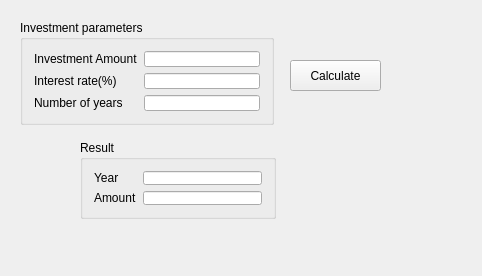
<?xml version="1.0" encoding="UTF-8"?>
<ui version="4.0">
 <class>Widget</class>
 <widget class="QWidget" name="Widget">
  <property name="geometry">
   <rect>
    <x>0</x>
    <y>0</y>
    <width>482</width>
    <height>276</height>
   </rect>
  </property>
  <property name="windowTitle">
   <string>Growth Calculator</string>
  </property>
  <widget class="QGroupBox" name="groupBox">
   <property name="geometry">
    <rect>
     <x>20</x>
     <y>20</y>
     <width>254</width>
     <height>105</height>
    </rect>
   </property>
   <property name="title">
    <string>Investment parameters</string>
   </property>
   <layout class="QGridLayout" name="gridLayout">
    <item row="0" column="0">
     <widget class="QLabel" name="label">
      <property name="text">
       <string>Investment Amount</string>
      </property>
     </widget>
    </item>
    <item row="0" column="1">
     <widget class="QLineEdit" name="lineEditAmount"/>
    </item>
    <item row="1" column="0">
     <widget class="QLabel" name="label_2">
      <property name="text">
       <string>Interest rate(%)</string>
      </property>
     </widget>
    </item>
    <item row="1" column="1">
     <widget class="QLineEdit" name="lineEditInterest"/>
    </item>
    <item row="2" column="0">
     <widget class="QLabel" name="label_3">
      <property name="text">
       <string>Number of years</string>
      </property>
     </widget>
    </item>
    <item row="2" column="1">
     <widget class="QLineEdit" name="lineEditYears"/>
    </item>
   </layout>
  </widget>
  <widget class="QPushButton" name="pushButton">
   <property name="geometry">
    <rect>
     <x>290</x>
     <y>60</y>
     <width>91</width>
     <height>31</height>
    </rect>
   </property>
   <property name="text">
    <string>Calculate</string>
   </property>
  </widget>
  <widget class="QGroupBox" name="groupBox_2">
   <property name="geometry">
    <rect>
     <x>80</x>
     <y>140</y>
     <width>196</width>
     <height>79</height>
    </rect>
   </property>
   <property name="title">
    <string>Result</string>
   </property>
   <layout class="QGridLayout" name="gridLayout_2">
    <item row="0" column="0">
     <widget class="QLabel" name="label_5">
      <property name="text">
       <string>Year</string>
      </property>
     </widget>
    </item>
    <item row="0" column="1">
     <widget class="QLineEdit" name="lineEditYearResult"/>
    </item>
    <item row="1" column="0">
     <widget class="QLabel" name="label_4">
      <property name="text">
       <string>Amount</string>
      </property>
     </widget>
    </item>
    <item row="1" column="1">
     <widget class="QLineEdit" name="lineEditResultAmount"/>
    </item>
   </layout>
  </widget>
 </widget>
 <layoutdefault spacing="6" margin="11"/>
 <resources/>
 <connections/>
</ui>
